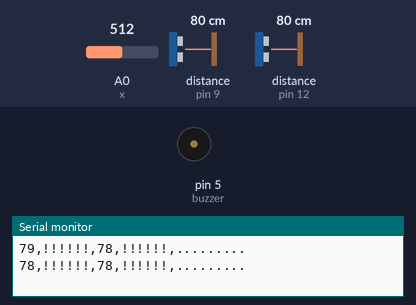
The sketch below on a simulated Arduino Uno, built with avr-gcc and run on an emulated ATmega328P. On the bench: buzzer (waves = sounding), the last lines printed to the serial monitor. Wiring (inferred from the names in the program): 2 × ultrasonic range finder: trigger pin 8, echo pin 9 / trigger pin 11, echo pin 12. Inputs (shaded band) come from the test bench; at power-on: A0 (x) = 512, distance to the obstacle (sensors on pin 9, pin 12) 80 cm. The echo pulse lasts 58.3 µs per cm.

Above: at 1.8 s.
1.9 s: A0 (x) set to 303
3.4 s: A0 (x) set to 275
At 4.7 s:
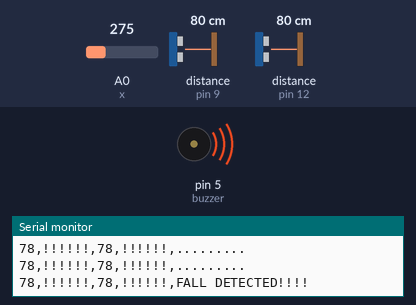
7.5 s: distance to the obstacle (sensor on pin 9) set to 33 cm
11.0 s: distance to the obstacle (sensor on pin 9) set to 28 cm
14.5 s: distance to the obstacle (sensor on pin 12) set to 33 cm
18.0 s: distance to the obstacle (sensor on pin 12) set to 29 cm
Timing chart, 0 to 21.0 s (numbered marks = the images above; inputs shaded):
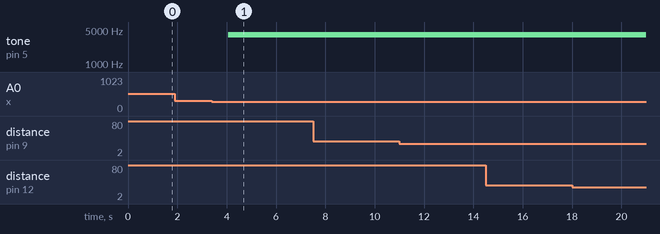

The sketch:

smart_shoe_arduino.ino
```cpp
const int trig_Pin_F = 11;
const int echo_Pin_F = 12;
long duration_F;
int distance_F;


const int trig_Pin_R = 8;
const int echo_Pin_R = 9;

long duration_R;
int distance_R;

int x = A0;
int buzzer = 5;
int F,R;
String str,SF,SR,f;
void setup() {
  pinMode(trig_Pin_F, OUTPUT); // Sets the trigPin as an Output
  pinMode(echo_Pin_F, INPUT);
   pinMode(x, INPUT);
    pinMode(trig_Pin_R, OUTPUT); // Sets the trigPin as an Output
    pinMode(echo_Pin_R, INPUT);// Sets the echoPin as an Input
  Serial.begin(9600); // Starts the serial communication


}

void loop() {
  forward();
  right();
  fall_status();
  str = String(F) + ","  + String(SF) + "," + String(R) + "," + String(SR)+ "," + String(f);
  Serial.println(str);
  delay(1000);

}

void forward(){
  // Clears the trigPin
    digitalWrite(trig_Pin_F, LOW);
    delayMicroseconds(2);
    // Sets the trigPin on HIGH state for 10 micro seconds
    digitalWrite(trig_Pin_F, HIGH);
    delayMicroseconds(10);
    digitalWrite(trig_Pin_F, LOW);
    // Reads the echoPin, returns the sound wave travel time in microseconds
    duration_F = pulseIn(echo_Pin_F, HIGH);
    // Calculating the distance
    F= duration_F*0.034/2;
    // Prints the distance on the Serial Monitor
    //Serial.print("Distance_F:");
    //F = distance_F;
    if (F < 30 ){
      SF = "ALERT FORWARD!!!!!!";
      tone(buzzer,4000);
    }
    else{
      SF = "!!!!!!";
      noTone(buzzer);
    }
}

void right(){
  // Clears the trigPin
    digitalWrite(trig_Pin_R, LOW);
    delayMicroseconds(2);
    // Sets the trigPin on HIGH state for 10 micro seconds
    digitalWrite(trig_Pin_R, HIGH);
    delayMicroseconds(10);
    digitalWrite(trig_Pin_R, LOW);
    // Reads the echoPin, returns the sound wave travel time in microseconds
    duration_R = pulseIn(echo_Pin_R, HIGH);
    // Calculating the distance
    R= duration_R*0.034/2;
    // Prints the distance on the Serial Monitor
    //Serial.print("Distance_R:");
    //D_R = distance_R;
    if (R < 30 ){
      SR = "RIGHT ALERT!!!!!!";
      digitalWrite(buzzer,HIGH);
    }
    else{
      SR = "!!!!!!";
      digitalWrite(buzzer,LOW);
    }
}

void fall_status(){
  int val = analogRead(x);
  if (val < 287 ) {
    f = "FALL DETECTED!!!!";
    digitalWrite(buzzer,HIGH);
    tone(buzzer,4000);
  }
  else {
    f = ".........";
  }
}
```

Measured:
- the behaviour switches between 287 and 286 on A0 (x) (found by bisection; images 0 and 1)
- after the input at 3.4 s, tone on pin 5 (buzzer): silent → 4000 Hz after 0.66 s
